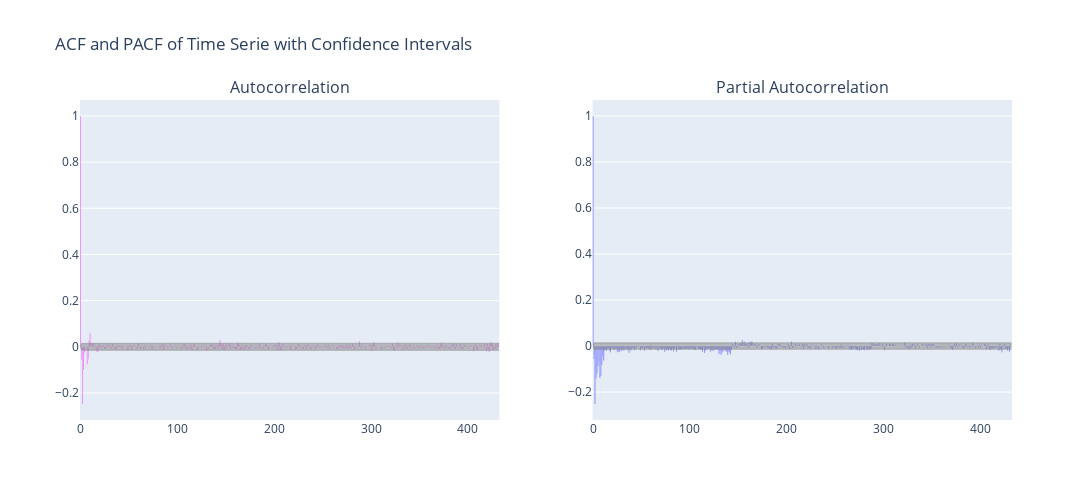

Source (notebook cell):
### Code cell
diffed_series_1 = df_time["y"].diff(periods=1)

diffed_series_1.dropna(inplace=True)

# Generate ACF and PACF values with confidence intervals
acf_values, confint_acf = sm.tsa.acf(diffed_series_1, nlags=432, alpha=0.05)  # 95% confidence interval
pacf_values, confint_pacf = sm.tsa.pacf(diffed_series_1, nlags=432, alpha=0.05)

# Calculate lower and upper bounds for ACF and PACF
lower_acf = confint_acf[:, 0] - acf_values
upper_acf = confint_acf[:, 1] - acf_values

lower_pacf = confint_pacf[:, 0] - pacf_values
upper_pacf = confint_pacf[:, 1] - pacf_values

# Create subplots
fig = sp.make_subplots(rows=1, cols=2, subplot_titles=("Autocorrelation", "Partial Autocorrelation"))

# Plot ACF with confidence intervals
fig.add_trace(go.Bar(x=np.arange(len(acf_values)), y=acf_values, marker_color="fuchsia", name="ACF"), row=1, col=1)

fig.add_trace(go.Scatter(
    x=np.arange(len(acf_values)),
    y=lower_acf,
    mode='lines',
    line=dict(color='gray', width=0.5),
    name="Lower CI",
    showlegend=False
), row=1, col=1)

fig.add_trace(go.Scatter(
    x=np.arange(len(acf_values)),
    y=upper_acf,
    mode='lines',
    fill='tonexty',  # Fill area between the lower and upper bounds
    line=dict(color='gray', width=0.5),
    name="Upper CI",
    showlegend=False
), row=1, col=1)

# Plot PACF with confidence intervals
fig.add_trace(go.Bar(x=np.arange(len(pacf_values)), y=pacf_values, marker_color="blue", name="PACF"), row=1, col=2)

fig.add_trace(go.Scatter(
    x=np.arange(len(pacf_values)),
    y=lower_pacf,
    mode='lines',
    line=dict(color='gray', width=0.5),
    name="Lower CI",
    showlegend=False
), row=1, col=2)

fig.add_trace(go.Scatter(
    x=np.arange(len(pacf_values)),
    y=upper_pacf,
    mode='lines',
    fill='tonexty',
    line=dict(color='gray', width=0.5),
    name="Upper CI",
    showlegend=False
), row=1, col=2)

# Update layout
fig.update_layout(title_text="ACF and PACF of Time Serie with Confidence Intervals", showlegend=False, height=500, width=1500)

# Show plot
fig.show()

### Figure 1 — Plotly figure (JSON) as saved in the notebook; plotly's stock layout.template omitted (floating-point values rounded to 4 significant figures; data arrays with more than 128 entries replaced by an {"elided": "..."} marker saying what was removed)
{"data": [{"marker": {"color": "fuchsia"}, "name": "ACF", "type": "bar", "x": {"elided": "433 int values"}, "xaxis": "x", "y": {"elided": "433 float values"}, "yaxis": "y"}, {"line": {"color": "gray", "width": 0.5}, "mode": "lines", "name": "Lower CI", "showlegend": false, "type": "scatter", "x": {"elided": "433 int values"}, "xaxis": "x", "y": {"elided": "433 float values"}, "yaxis": "y"}, {"fill": "tonexty", "line": {"color": "gray", "width": 0.5}, "mode": "lines", "name": "Upper CI", "showlegend": false, "type": "scatter", "x": {"elided": "433 int values"}, "xaxis": "x", "y": {"elided": "433 float values"}, "yaxis": "y"}, {"marker": {"color": "blue"}, "name": "PACF", "type": "bar", "x": {"elided": "433 int values"}, "xaxis": "x2", "y": {"elided": "433 float values"}, "yaxis": "y2"}, {"line": {"color": "gray", "width": 0.5}, "mode": "lines", "name": "Lower CI", "showlegend": false, "type": "scatter", "x": {"elided": "433 int values"}, "xaxis": "x2", "y": {"elided": "433 float values"}, "yaxis": "y2"}, {"fill": "tonexty", "line": {"color": "gray", "width": 0.5}, "mode": "lines", "name": "Upper CI", "showlegend": false, "type": "scatter", "x": {"elided": "433 int values"}, "xaxis": "x2", "y": {"elided": "433 float values"}, "yaxis": "y2"}], "layout": {"annotations": [{"font": {"size": 16}, "showarrow": false, "text": "Autocorrelation", "x": 0.225, "xanchor": "center", "xref": "paper", "y": 1, "yanchor": "bottom", "yref": "paper"}, {"font": {"size": 16}, "showarrow": false, "text": "Partial Autocorrelation", "x": 0.775, "xanchor": "center", "xref": "paper", "y": 1, "yanchor": "bottom", "yref": "paper"}], "height": 500, "showlegend": false, "title": {"text": "ACF and PACF of Time Serie with Confidence Intervals"}, "width": 1500, "xaxis": {"anchor": "y", "domain": [0, 0.45]}, "xaxis2": {"anchor": "y2", "domain": [0.55, 1]}, "yaxis": {"anchor": "x", "domain": [0, 1]}, "yaxis2": {"anchor": "x2", "domain": [0, 1]}}}
